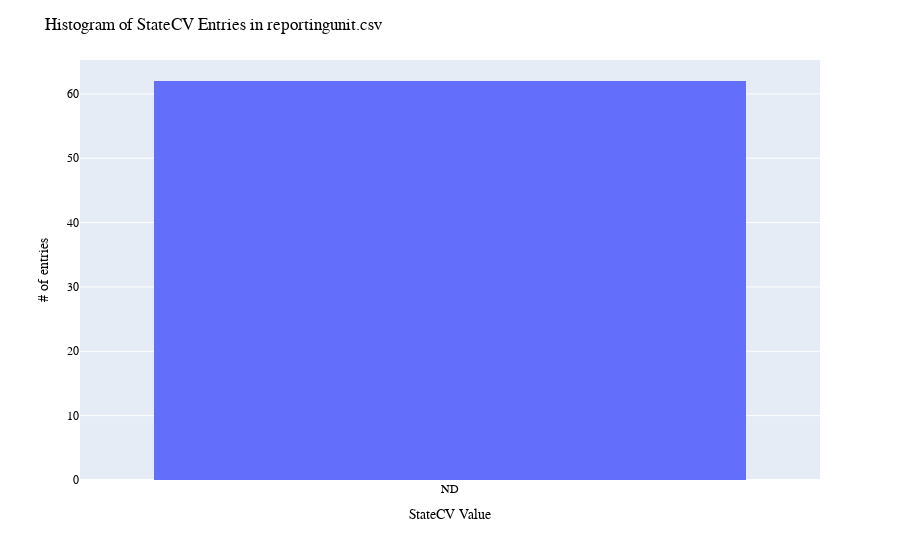

The code cell stored with this chart in its notebook:
### Code cell
# StateCV: histogram distribution of WaDE values
print(dfru.StateCV.value_counts())

fig = px.histogram(dfru, x="StateCV")
fig.update_layout(bargap=0.2,
                  title="Histogram of StateCV Entries in reportingunit.csv",
                  xaxis_title="StateCV Value",
                  yaxis_title="# of entries",
                  #legend_title="Legend Title",
                    font=dict(
                        family="Arial Bold",
                        size=12,
                        color="Black")
                 )
fig.show()
#fig.write_image('DataAssessment/figures/StateCV.pdf', engine="kaleido")

### Figure 1 — Plotly figure (JSON) as saved in the notebook; plotly's stock layout.template omitted (floating-point values rounded to 4 significant figures)
{"data": [{"alignmentgroup": "True", "bingroup": "x", "hovertemplate": "StateCV=%{x}<br>count=%{y}<extra></extra>", "legendgroup": "", "marker": {"color": "#636efa", "pattern": {"shape": ""}}, "name": "", "offsetgroup": "", "orientation": "v", "showlegend": false, "type": "histogram", "x": ["ND", "ND", "ND", "ND", "ND", "ND", "ND", "ND", "ND", "ND", "ND", "ND", "ND", "ND", "ND", "ND", "ND", "ND", "ND", "ND", "ND", "ND", "ND", "ND", "ND", "ND", "ND", "ND", "ND", "ND", "ND", "ND", "ND", "ND", "ND", "ND", "ND", "ND", "ND", "ND", "ND", "ND", "ND", "ND", "ND", "ND", "ND", "ND", "ND", "ND", "ND", "ND", "ND", "ND", "ND", "ND", "ND", "ND", "ND", "ND", "ND", "ND"], "xaxis": "x", "yaxis": "y"}], "layout": {"bargap": 0.2, "barmode": "relative", "font": {"color": "Black", "family": "Arial Bold", "size": 12}, "legend": {"tracegroupgap": 0}, "margin": {"t": 60}, "title": {"text": "Histogram of StateCV Entries in reportingunit.csv"}, "xaxis": {"anchor": "y", "domain": [0, 1], "title": {"text": "StateCV Value"}}, "yaxis": {"anchor": "x", "domain": [0, 1], "title": {"text": "# of entries"}}}}
